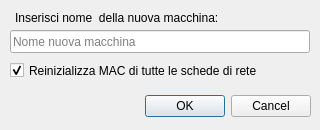
<?xml version="1.0" encoding="UTF-8"?>
<ui version="4.0">
 <class>clone_machine</class>
 <widget class="QDialog" name="clone_machine">
  <property name="geometry">
   <rect>
    <x>0</x>
    <y>0</y>
    <width>320</width>
    <height>130</height>
   </rect>
  </property>
  <property name="sizePolicy">
   <sizepolicy hsizetype="Fixed" vsizetype="Fixed">
    <horstretch>0</horstretch>
    <verstretch>0</verstretch>
   </sizepolicy>
  </property>
  <property name="minimumSize">
   <size>
    <width>320</width>
    <height>130</height>
   </size>
  </property>
  <property name="maximumSize">
   <size>
    <width>320</width>
    <height>130</height>
   </size>
  </property>
  <property name="windowTitle">
   <string>Clona macchina...</string>
  </property>
  <widget class="QDialogButtonBox" name="buttonBox">
   <property name="enabled">
    <bool>true</bool>
   </property>
   <property name="geometry">
    <rect>
     <x>10</x>
     <y>90</y>
     <width>301</width>
     <height>32</height>
    </rect>
   </property>
   <property name="orientation">
    <enum>Qt::Horizontal</enum>
   </property>
   <property name="standardButtons">
    <set>QDialogButtonBox::Cancel|QDialogButtonBox::Ok</set>
   </property>
  </widget>
  <widget class="QLineEdit" name="lineEdit">
   <property name="geometry">
    <rect>
     <x>10</x>
     <y>30</y>
     <width>300</width>
     <height>23</height>
    </rect>
   </property>
   <property name="placeholderText">
    <string>Nome nuova macchina</string>
   </property>
  </widget>
  <widget class="QCheckBox" name="checkBox">
   <property name="geometry">
    <rect>
     <x>10</x>
     <y>60</y>
     <width>300</width>
     <height>21</height>
    </rect>
   </property>
   <property name="text">
    <string>Reinizializza MAC di tutte le schede di rete</string>
   </property>
   <property name="checked">
    <bool>true</bool>
   </property>
  </widget>
  <widget class="QLabel" name="label">
   <property name="geometry">
    <rect>
     <x>15</x>
     <y>10</y>
     <width>295</width>
     <height>16</height>
    </rect>
   </property>
   <property name="text">
    <string>Inserisci nome  della nuova macchina:</string>
   </property>
   <property name="textInteractionFlags">
    <set>Qt::NoTextInteraction</set>
   </property>
  </widget>
 </widget>
 <resources/>
 <connections>
  <connection>
   <sender>buttonBox</sender>
   <signal>accepted()</signal>
   <receiver>clone_machine</receiver>
   <slot>accept()</slot>
   <hints>
    <hint type="sourcelabel">
     <x>248</x>
     <y>254</y>
    </hint>
    <hint type="destinationlabel">
     <x>157</x>
     <y>274</y>
    </hint>
   </hints>
  </connection>
  <connection>
   <sender>buttonBox</sender>
   <signal>rejected()</signal>
   <receiver>clone_machine</receiver>
   <slot>reject()</slot>
   <hints>
    <hint type="sourcelabel">
     <x>316</x>
     <y>260</y>
    </hint>
    <hint type="destinationlabel">
     <x>286</x>
     <y>274</y>
    </hint>
   </hints>
  </connection>
 </connections>
</ui>
